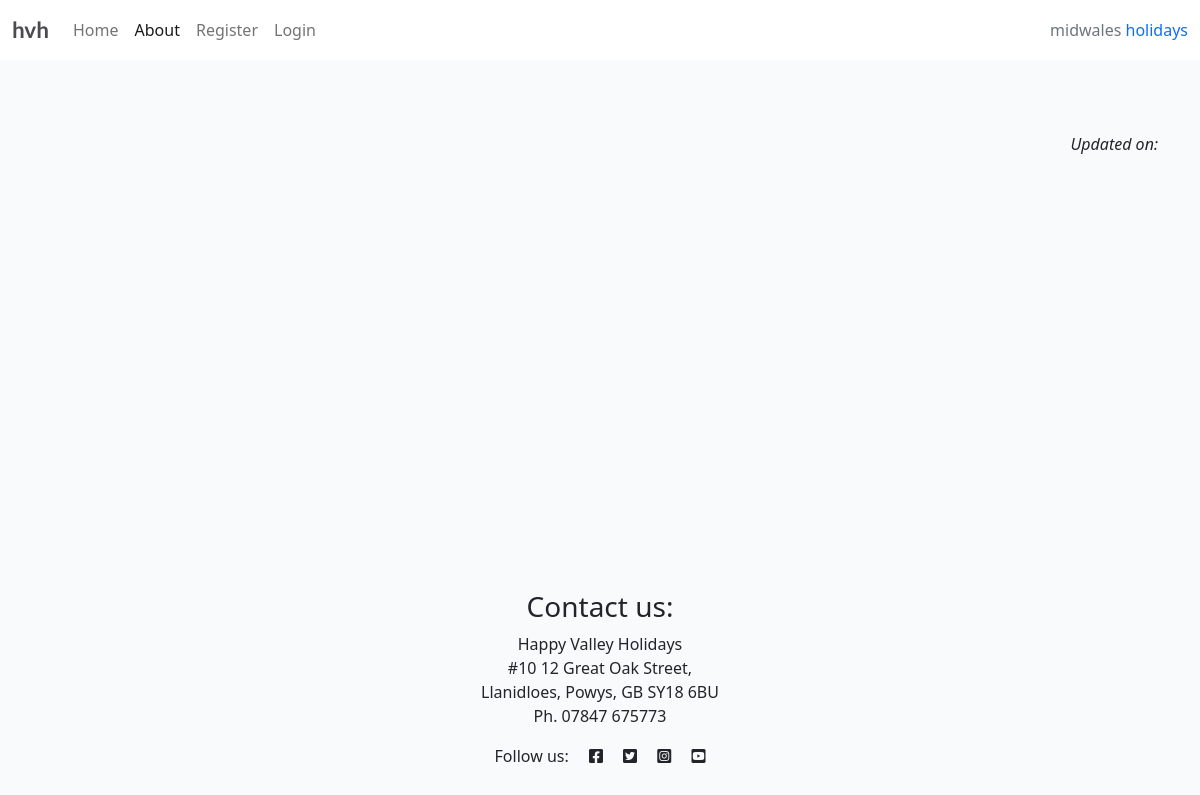
Page /about/ on the earlier database version.
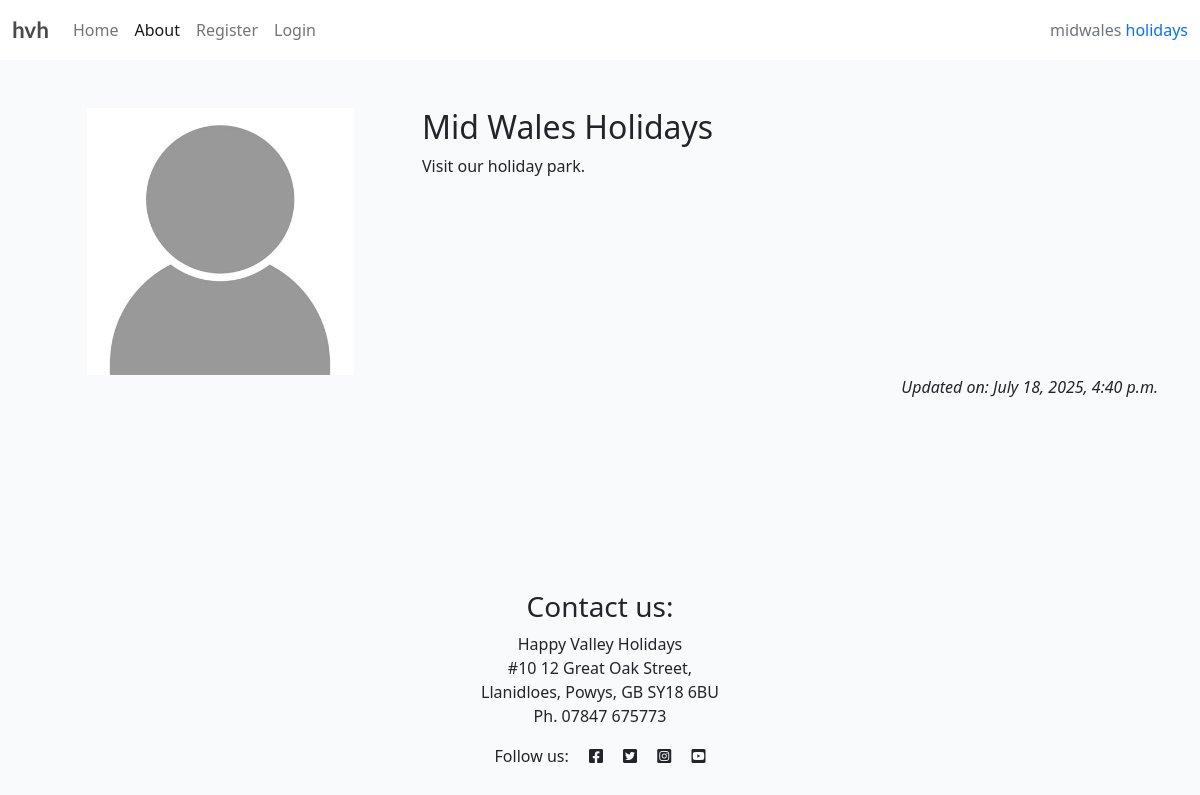
Same page on the later database version.
### about/models.py (models this page shows, shortened)
class About(models.Model):
    title = models.CharField(max_length=200)
    updated_on = models.DateTimeField(auto_now=True)
    profile_image = models.ImageField(upload_to='about/images', blank=True,
                                      null=True, default='placeholder')
    content = models.TextField()

### about/views.py (the view)
# urls.py: path('', views.about_me, name='about'),
def about_me(request):
    about = About.objects.all().order_by('-updated_on').first()
    return render(
        request,
        "about/about.html",
        {"about": about},
    )

### about/templates/about/about.html
{% extends 'base.html' %}
{% load static %}
{% block content %}
<div class="container mt-5">
    <div class="row">
        <div class="col-4 text-center">
            {% if "placeholder" in about.profile_image.url %}
            <img src="{% static 'images/nobody.jpg' %}"  width="75%" class="profile-image" alt="{{ about.title }}">
            {% else %}
            <img src="{{ about.profile_image.url }}"  width="75%" class="profile-image" alt="{{ about.title }}">
            {% endif %}
        </div>
        <div class="col-8">
      <h2>{{ about.title }}</h2>
      {{ about.content | safe }}
    </div>
    </div>
    <div class="row">
        <div class="col text-right">
            <p class="text-end"><em>Updated on: {{ about.updated_on }}</em></p>
        </div>
      </div>
</div>
{% endblock content %}

Differences in the rows shown:
added About: profile_image (picture), title "Mid Wales Holidays", content "Visit our holiday park.", updated_on "July 18, 2025, 4:40 p.m."
